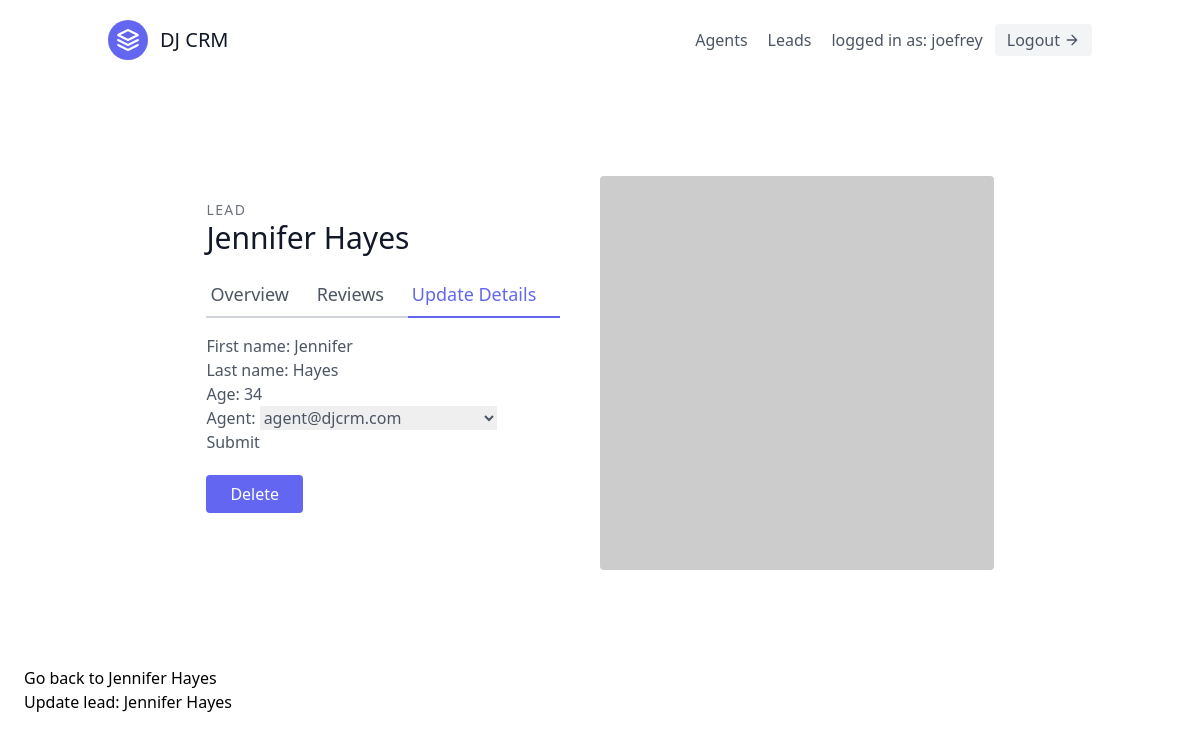
The app's page /leads/1/update (signed in) with its own data.
### leads/models.py (models this page shows, shortened)
class User(AbstractUser):
  is_organizer = models.BooleanField(default=True)
  is_agent = models.BooleanField(default=False)

class Lead(models.Model):
  first_name = models.CharField(max_length=20)
  last_name = models.CharField(max_length=20)
  age = models.IntegerField(default=0)
  organization = models.ForeignKey(UserProfile, on_delete=models.CASCADE)
  agent = models.ForeignKey("Agent",  null=True, blank=True, on_delete=models.SET_NULL)

### leads/views.py (the view, shortened to what this page needs)
# urls.py: path('<int:pk>/update', LeadUpdateView.as_view(), name="lead-update"),
class LeadUpdateView(OrganizerLoginRequiredMixin, generic.UpdateView):
  template_name = "leads/lead_update.html"
  queryset = Lead.objects.all()
  form_class = LeadModelForm

### leads/forms.py
class LeadModelForm(forms.ModelForm):
  class Meta:
    model = Lead
    fields = (
      'first_name',
      'last_name',
      'age',
      'agent',
    )

### agents/mixins.py (called while the page is built)
  def dispatch(self, request, *args, **kwargs):
    if not request.user.is_authenticated or not request.user.is_organizer:
      return redirect('leads:lead-list')
    return super().dispatch(request, *args, **kwargs)

### leads/models.py (called while the page is built)
  def __str__(self):
    return self.user.email

### leads/templates/leads/lead_update.html (shortened to what this page needs)
{% extends 'base.html' %}
{% block content %}
<section class="text-gray-600 body-font overflow-hidden">
  <div class="container px-5 py-24 mx-auto">
    <div class="lg:w-4/5 mx-auto flex flex-wrap">
      <div class="lg:w-1/2 w-full lg:pr-10 lg:py-6 mb-6 lg:mb-0">
        <h2 class="text-sm title-font text-gray-500 tracking-widest">LEAD</h2>
        <h1 class="text-gray-900 text-3xl title-font font-medium mb-4">{{lead.first_name}} {{lead.last_name}}</h1>
        <div class="flex mb-4">
          <a href="{% url 'leads:lead-detail' lead.pk %}" class="flex-grow border-b-2 border-gray-300 py-2 text-lg px-1">
            Overview
          </a>
          <a class="flex-grow border-b-2 border-gray-300 py-2 text-lg px-1">
            Reviews
          </a>
          <a href="{% url 'leads:lead-update' lead.pk %}" class="flex-grow text-indigo-500 border-b-2 border-indigo-500 py-2 text-lg px-1 ">
            Update Details
          </a>
        </div>
        <form method="post" class="mb-7">
          {{form.as_p}}
          <button type="submit">Submit</button>
        </form>
        <a href="{% url 'leads:lead-delete' lead.pk %}" class="ml-auto text-white bg-indigo-500 border-0 py-2 px-6 focus:outline-none hover:bg-indigo-600 rounded">Delete</a>
      </div>
      <img alt="ecommerce" class="lg:w-1/2 w-full lg:h-auto h-64 object-cover object-center rounded" src="https://dummyimage.com/400x400">
    </div>
  </div>
</section>
  <a href="{% url 'leads:lead-detail' lead.pk %}">Go back to {{lead.first_name}} {{lead.last_name}}</a>
  <h1>Update lead: {{lead.first_name}} {{lead.last_name}}</h1>
{% endblock content %}

### templates/navbar.html (shortened to what this page needs)
<header class="text-gray-600 body-font">
  <div class="container mx-auto flex flex-wrap p-5 flex-col md:flex-row items-center">
    <a href="{% url 'landing-page' %}" class="flex title-font font-medium items-center text-gray-900 mb-4 md:mb-0">
      <svg xmlns="http://www.w3.org/2000/svg" fill="none" stroke="currentColor" stroke-linecap="round" stroke-linejoin="round" stroke-width="2" class="w-10 h-10 text-white p-2 bg-indigo-500 rounded-full" viewBox="0 0 24 24">
        <path d="M12 2L2 7l10 5 10-5-10-5zM2 17l10 5 10-5M2 12l10 5 10-5"></path>
      </svg>
      <span class="ml-3 text-xl">DJ CRM</span>
    </a>
    <nav class="md:ml-auto flex flex-wrap items-center text-base justify-center">
      {% if not request.user.is_authenticated %}
        <a href="{% url 'signup' %}" class="mr-5 hover:text-gray-900">Sign up</a>
      {% else %}
        {% if request.user.is_organizer %}
        <a href="{% url 'agents:agent-list' %}" class="mr-5 hover:text-gray-900">Agents</a>
        {% endif %}
        <a href="{% url 'leads:lead-list' %}" class="mr-5 hover:text-gray-900">Leads</a>
      {% endif %}
    </nav>
    {% if request.user.is_authenticated %}
      logged in as: {{ request.user.username }}
      <form method="post" action="{% url 'logout' %}">
      <button type="submit" class="ml-3 inline-flex items-center bg-gray-100 border-0 py-1 px-3 focus:outline-none hover:bg-gray-200 rounded text-base mt-4 md:mt-0">Logout
        <svg fill="none" stroke="currentColor" stroke-linecap="round" stroke-linejoin="round" stroke-width="2" class="w-4 h-4 ml-1" viewBox="0 0 24 24">
          <path d="M5 12h14M12 5l7 7-7 7"></path>
        </svg>
      </button>
    </form>
    {% endif %}
  </div>
</header>

### records on screen
User: user.username "joefrey"
Lead: first_name "Jennifer", last_name "Hayes", age "34", agent "agent@djcrm.com"
